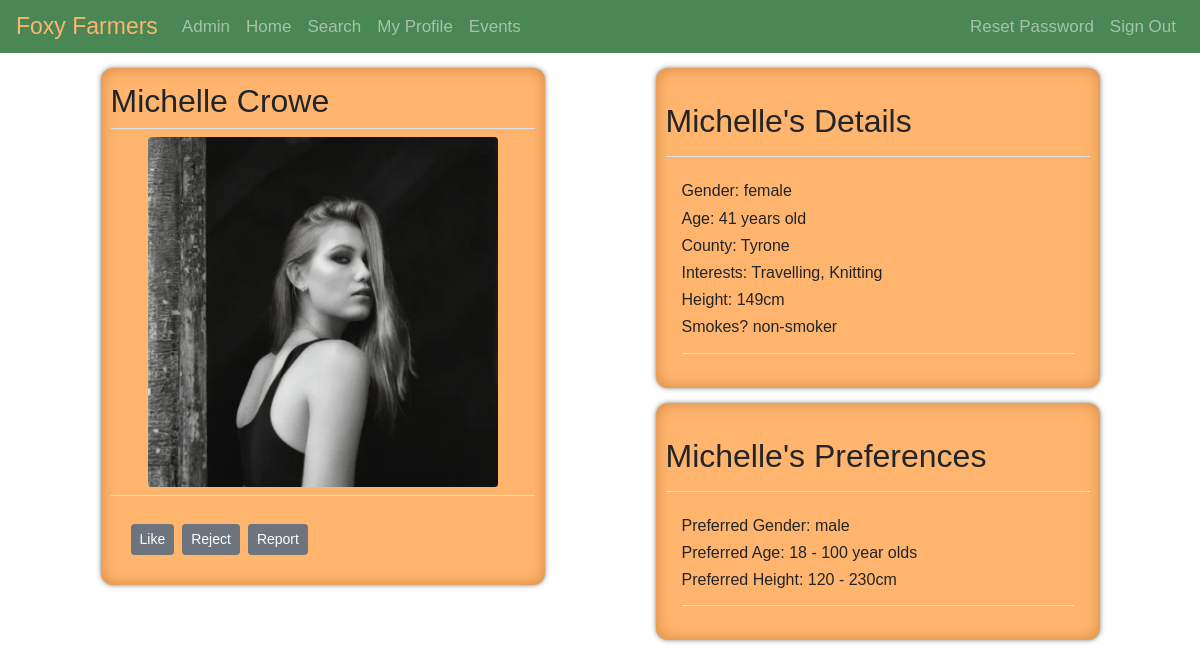
The page /pages/main/profile.php?userID=10 (signed in) on the database its author committed.
### tables this page shows
CREATE TABLE preferences (
  userID INT NOT NULL,
  prefGender ENUM("male", "female") NOT NULL,
  prefAgeMin INT NULL DEFAULT 18,
  prefAgeMax INT NULL DEFAULT 100,
  prefCountyID INT NULL,
  prefInterestID INT NULL,
  prefSmokes ENUM("smoker", "non-smoker") NULL,
  prefHeightMin INT NULL DEFAULT 120,
  prefHeightMax INT NULL DEFAULT 230
);

### utilities/utility.php (called while the page is built, shortened)
<?php
function getUserPreferences($link, $userID) {
  $sql = "SELECT prefGender, prefAgeMin, prefAgeMax, prefCountyID, prefInterestID, prefSmokes , prefHeightMin, prefHeightMax FROM preferences WHERE userID = $userID;";
  if($stmt = mysqli_prepare($link, $sql)) {
    if(mysqli_stmt_execute($stmt)) {
      mysqli_stmt_store_result($stmt);
      if(mysqli_stmt_num_rows($stmt) == 1) {
        $preferences = array();
        mysqli_stmt_bind_result($stmt, $prefGenderTemp, $prefAgeMinTemp, $prefAgeMaxTemp, $prefCountyIDTemp, $prefInterestIDTemp, $prefSmokesTemp, $prefHeightMinTemp, $prefHeightMaxTemp);
        while (mysqli_stmt_fetch($stmt)) {
          $preferences['prefGender'] = $prefGenderTemp;
          $preferences['prefAgeMin'] = $prefAgeMinTemp;
          $preferences['prefAgeMax'] = $prefAgeMaxTemp;
          $preferences['prefCountyID'] = ($prefCountyIDTemp) ? $prefCountyIDTemp : 0;
          $preferences['prefInterestID'] = ($prefInterestIDTemp) ? $prefInterestIDTemp : 0;
          $preferences['prefSmokes'] = ($prefSmokesTemp) ? $prefSmokesTemp : "";
          $preferences['prefHeightMin'] = $prefHeightMinTemp;
          $preferences['prefHeightMax'] = $prefHeightMaxTemp;
        }
      }
    }
    else {
      echo "Oops! Something went wrong. Please try again later.";
    }
    if (isset($preferences)) {
      return $preferences;
    }
  }
}
?>

### pages/main/profile.php (the view, shortened to what this page needs)
<?php
require_once "../../utilities/utility.php";
require_once "../../utilities/config.php";
$firstName = $lastName = $photoAddress = $gender = $dateOfBirth = $countyName = $smokes = $description = $email = $accessLevel = "";
$height = 0;
$relationshipStatus = "none";
$myProfile = false;
if(isset($_GET["userID"]) && !empty(trim($_GET["userID"]))) {
  $userID = $_GET["userID"];
}
else {
  $userID = $_SESSION["userID"];
  $myProfile = true;
}
$sql = "SELECT firstName, lastName, email, accessLevel, description, gender, dateOfBirth, countyName, photo, smokes, height FROM user
JOIN profile JOIN countyList ON user.userID = profile.userID AND profile.countyID = countyList.countyID WHERE user.userID = $userID;";
if($stmt = mysqli_prepare($link, $sql)) {
  if(mysqli_stmt_execute($stmt)) {
    mysqli_stmt_store_result($stmt);
    if(mysqli_stmt_num_rows($stmt) == 1) {
      mysqli_stmt_bind_result($stmt, $firstNameTemp, $lastNameTemp, $emailTemp, $accessLevelTemp, $descriptionTemp, $genderTemp, $dateOfBirthTemp, $countyNameTemp, $photoTemp, $smokesTemp, $heightTemp);
      while (mysqli_stmt_fetch($stmt)) {
        $firstName = $firstNameTemp;
        $lastName = $lastNameTemp;
        $gender = $genderTemp;
        $dateOfBirth = $dateOfBirthTemp;
        $countyName = $countyNameTemp;
        $photoAddress = $photoTemp;
        $smokes = $smokesTemp;
        $height = $heightTemp;
      }
    }
  }
  else {
    echo "Oops! Something went wrong. Please try again later.";
  }
}
$sql = "SELECT interestName FROM interestList JOIN interests ON interestList.interestID = interests.interestID WHERE interests.userID = $userID;";
if($stmt = mysqli_prepare($link, $sql)) {
  if(mysqli_stmt_execute($stmt)) {
    mysqli_stmt_store_result($stmt);
    if(mysqli_stmt_num_rows($stmt) >= 1) {
      mysqli_stmt_bind_result($stmt, $interestNameTemp);
      while (mysqli_stmt_fetch($stmt)) {
        $interests[] = $interestNameTemp;
      }
    }
  }
  else {
    echo "Oops! Something went wrong. Please try again later.";
  }
}
$preferences = getUserPreferences($link, $userID);
$prefGender = $preferences['prefGender'];
$prefAgeMin = $preferences['prefAgeMin'];
$prefAgeMax = $preferences['prefAgeMax'];
$prefHeightMin = $preferences['prefHeightMin'];
$prefHeightMax = $preferences['prefHeightMax'];
?>
<div class="container">
  <div class="container-item container-item-shadow">
    <div class="mt-1 mb-2 border-bottom">
      <h2><?php echo $firstName.' '.$lastName ?></h2>
    </div>
    <div class="pb-2 mt-2 mb-4 border-bottom">
      <img src="<?php echo $photoAddress ?>" alt="Profile Photo">
    </div>
    <?php
      if(!$myProfile) {
        echo '<div class="m-3">';
        if($relationshipStatus == "none" || $relationshipStatus == "theyLikeYou") {
          echo '<a href="../../utilities/action.php?action=like&userID='.$userID.'" class="btn btn-secondary btn-sm m-1">Like</a>';
          echo '<a href="../../utilities/action.php?action=reject&userID='.$userID.'" class="btn btn-secondary btn-sm m-1">Reject</a>';
          echo '<a href="../../utilities/action.php?action=report&userID='.$userID.'" class="btn btn-secondary btn-sm m-1">Report</a>';
        }
        echo '</div>';
      }
    ?>
  </div>
  <div class="container-item container-item-stack"">
    <div class="container-item container-item-inside-stack container-item-shadow">
      <div class="pb-2 mt-4 mb-4 border-bottom">
        <h2><?php echo ($myProfile) ? 'My Details' : $firstName."'s Details";?></h2>
      </div>
      <div class="pb-2 m-3 mb-4 border-bottom">
        <div>
          <h6>Gender: <?php echo $gender ?></h6>
        </div>
        <div>
          <h6> Age:
          <?php
            $dateOfBirth = explode("-", $dateOfBirth);
            $age = (date("md", date("U", mktime(0, 0, 0, $dateOfBirth[2], $dateOfBirth[1], $dateOfBirth[0]))) > date("md")
              ? ((date("Y") - $dateOfBirth[0]) - 1)
              : (date("Y") - $dateOfBirth[0]));
            echo $age.' years old';
          ?>
          </h6>
        </div>
        <div>
          <h6>County: <?php echo $countyName ?></h6>
        </div>
        <div>
          <?php
            if (isset($interests)) {
              echo '<h6>Interests: ';
              $str = "";
              foreach ($interests as $interestName) {
                $str .= $interestName.', ';
              }
              $str = rtrim($str, ', ');
              echo $str;
              echo '</h6>';
            }
          ?>
        </div>
        <div>
          <h6>Height: <?php echo $height.'cm' ?></h6>
        </div>
        <div>
          <h6>Smokes? <?php echo $smokes ?></h6>
        </div>
      </div>
    </div>
    <div class="container-item container-item-inside-stack container-item-shadow">
      <div class="pb-2 mt-4 mb-4 border-bottom">
        <h2><?php echo ($myProfile) ? 'My Preferences' : $firstName."'s Preferences";?></h2>
      </div>
      <div class="pb-2 m-3 mb-4 border-bottom">
        <div>
          <h6>Preferred Gender: <?php echo $prefGender ?></h6>
        </div>
        <div>
          <h6>Preferred Age: <?php echo $prefAgeMin.' - '.$prefAgeMax.' year olds' ?></h6>
        </div>
        <div>
          <h6>Preferred Height: <?php echo $prefHeightMin.' - '.$prefHeightMax.'cm' ?></h6>
        </div>
      </div>
    </div>
  </div>
</div>

### style/style.css (style rules this page uses)
* { -webkit-box-sizing: border-box; -moz-box-sizing: border-box; -ms-box-sizing: border-box; box-sizing: border-box; }
:root { --main-orange-color: rgb(255,181,110); --main-orange-color-inner-shadow: rgba(202, 126, 54, 0.8); --main-orange-color-outer-shadow: rgba(0, 0, 0, 0.5); --main-green-color: hsl(130, 29%, 41%); }
body { font: 14px sans-serif; background-image: url("../images/site-photos/background.png"); background-color: white; background-attachment: fixed; background-position: 50% 50%; // 3rdMay2020 Centre Background Image RM }
.navbar { background-color: var(--main-green-color); }
.navbar .navbar-brand { color: var(--main-orange-color); font-size: 23px; }
.navbar .nav-item { font-size: 17px; }
img { border-radius: 1%; width: 350px; height: 350px; display: block; margin: 0 auto; object-fit: cover; }
@media (min-width:900px) { .container { display: flex; align-items: flex-start; flex-wrap: wrap; justify-content: space-around } }
.container-item { flex-basis: 40%; padding: 10px; margin: 15px auto; background-color: var(--main-orange-color); border-radius: 12px; }
.container-item-stack { padding: 0px; background-color: rgba(255, 255, 255, 0); }
.container-item-inside-stack { margin: 0px auto 15px; }
.container-item-shadow { box-shadow: inset 0px 0px 15px 0px var(--main-orange-color-inner-shadow), 0px 0px 5px 0px var(--main-orange-color-outer-shadow); }

### rows shown on the page
preferences: prefGender "male", prefAgeMin "18", prefAgeMax "100", prefHeightMin "120", prefHeightMax "230"

### other values the page prints
$firstName "Michelle"
$lastName "Crowe"
$gender "female"
$age "41"
$countyName "Tyrone"
$str "Travelling, Knitting"
$height "149"
$smokes "non-smoker"
